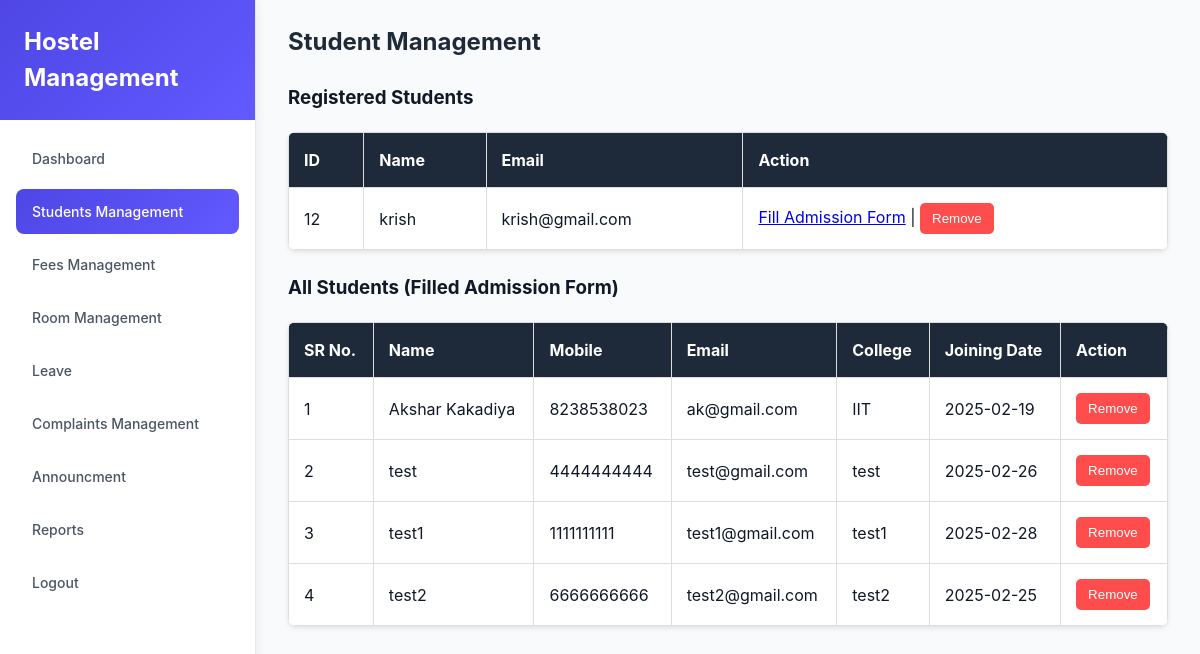
/student.php, run on the app's committed database.
### tables this page shows
CREATE TABLE IF NOT EXISTS `student_log` (
  `id` int NOT NULL AUTO_INCREMENT,
  `name` varchar(100) NOT NULL,
  `email` varchar(100) NOT NULL,
  `password` varchar(255) NOT NULL,
  `guardian_name` varchar(100) NOT NULL,
  `guardian_mobile` varchar(15) NOT NULL,
  `user_mobile` varchar(15) NOT NULL,
  `course` varchar(100) NOT NULL,
  `college_year` varchar(10) NOT NULL,
  `college_name` varchar(100) NOT NULL,
  `birthday` date NOT NULL,
  `age` int NOT NULL,
  `address` text NOT NULL,
  `starting_date` date NOT NULL,
  `room_number` varchar(50) DEFAULT NULL,
  `status` int DEFAULT '0',
  PRIMARY KEY (`id`),
  UNIQUE KEY `email` (`email`)
);

### student.php (the view, shortened to what this page needs)
<?php
$conn = new mysqli('localhost', 'root', '', 'ms');
$registeredStudentsQuery = "SELECT * FROM student_log WHERE status = 0";
$registeredStudentsResult = $conn->query($registeredStudentsQuery);
$sortColumn = isset($_GET['sortColumn']) ? $_GET['sortColumn'] : 'id';
$sortOrder = isset($_GET['sortOrder']) ? $_GET['sortOrder'] : 'ASC';
$allStudentsQuery = "SELECT * FROM student_log WHERE status = 1 ORDER BY $sortColumn $sortOrder";
$allStudentsResult = $conn->query($allStudentsQuery);
?>
<!DOCTYPE html>
<html lang="en">
<head>
</head>
<body>
        <div class="sidebar">
            <div class="sidebar-header">
                <h1>Hostel Management</h1>
            </div>
            <div class="sidebar-nav">
                <a href="dashboard.php" class="nav-item">Dashboard</a>
                <a href="student.php" class="nav-item active">Students Management</a>
                <a href="fees.php " class="nav-item">Fees Management</a>
                <a href="rooms.php" class="nav-item">Room Management</a>
                <a href="leave.php" class="nav-item">Leave</a>
                <a href="complaints.php" class="nav-item">Complaints Management</a>
                <a href="notification.php" class="nav-item">Announcment</a>
                <a href="reports.php" class="nav-item">Reports</a>
                <a href="index.php" class="nav-item">Logout</a>
            </div>
        </div>
    <div class="main-content">
            <div class="dashboard">
                <h2>Student Management</h2>
            </div>
        <div class="content">
            <h3>Registered Students</h3>
            <table>
                <thead>
                <tr>
                    <th>ID</th>
                    <th>Name</th>
                    <th>Email</th>
                    <th>Action</th>
                </tr>
            </thead>
            <tbody>
                <?php
                if ($registeredStudentsResult->num_rows > 0) {
                    while ($row = $registeredStudentsResult->fetch_assoc()) {
                        echo "<tr>
                            <td>{$row['id']}</td>
                            <td>{$row['name']}</td>
                            <td>{$row['email']}</td>
                            <td>
                                <a href='#' onclick='openForm({$row['id']})'>Fill Admission Form</a> |
                                <form method='POST' style='display:inline;'>
                                    <input type='hidden' name='remove_id' value='{$row['id']}'>
                                    <button type='submit' onclick=\"return confirm('Are you sure you want to remove this student?')\">Remove</button>
                                </form>
                            </td>
                        </tr>";
                    }
                } else {
                    echo "<tr><td colspan='4'>No students registered yet.</td></tr>";
                }
                ?>
            </tbody>
            </table>
            <br>
                <h3>All Students (Filled Admission Form)</h3>
        <table>
            <thead>
                <tr>
                    <th>SR No.</th>
                    <th><a href="?sortColumn=name&sortOrder=<?php echo ($sortColumn == 'name' && $sortOrder == 'ASC') ? 'DESC' : 'ASC'; ?>">Name</a></th>
                    <th>Mobile</th>
                    <th>Email</th>
                    <th>College</th>
                    <th><a href="?sortColumn=starting_date&sortOrder=<?php echo ($sortColumn == 'starting_date' && $sortOrder == 'ASC') ? 'DESC' : 'ASC'; ?>">Joining Date</a></th>
                    <th>Action</th>
                </tr>
            </thead>
            <tbody>
                <?php
                $srNo = 1;
                while ($row = $allStudentsResult->fetch_assoc()) {
                    echo "<tr>
                            <td>{$srNo}</td>
                            <td>{$row['name']}</td>
                            <td>{$row['user_mobile']}</td>
                            <td>{$row['email']}</td>
                            <td>{$row['college_name']}</td>
                            <td>{$row['starting_date']}</td>
                            <td>
                                        <form method='POST' style='display:inline;'>
                                            <input type='hidden' name='remove_id' value='{$row['id']}'>
                                            <button type='submit' onclick=\"return confirm('Are you sure you want to remove this student?')\">Remove</button>
                                        </form>
                                    </td>
                        </tr>";
                    $srNo++;
                }
                ?>
            </tbody>
        </table>
    </div>
</div>
</body>
</html>

### student.php (style rules this page uses)
* { margin: 0; padding: 0; box-sizing: border-box; }
body { font-family: -apple-system, BlinkMacSystemFont, "Segoe UI", Roboto, "Helvetica Neue", Arial, sans-serif; background-color: rgb(249, 250, 251); color: rgb(17, 24, 39); line-height: 1.5; }
.sidebar { width: 256px; background-color: white; border-right: 1px solid rgb(229, 231, 235); display: flex; flex-direction: column; position: fixed; top: 0; bottom: 0; box-shadow: 2px 0 10px rgba(0, 0, 0, 0.05); }
.sidebar-header { padding: 1.5rem; background: linear-gradient(135deg, rgb(79, 70, 229), rgb(98, 89, 255)); color: white; }
.sidebar-header h1 { font-size: 1.5rem; font-weight: 700; }
.sidebar-nav { flex: 1; padding: 1rem; }
.nav-item { width: 100%; display: flex; align-items: center; padding: 0.75rem 1rem; margin-bottom: 0.5rem; border-radius: 0.5rem; color: rgb(75, 85, 99); font-size: 0.875rem; font-weight: 500; text-decoration: none; transition: all 0.3s ease; }
.nav-item.active { background: linear-gradient(135deg, rgb(79, 70, 229), rgb(98, 89, 255)); color: white; }
.main-content { flex: 1; padding: 1.5rem 2rem; margin-left: 256px; }
.dashboard h2 { font-size: 1.5rem; font-weight: 700; color: rgb(31, 41, 55); margin-bottom: 1.5rem; }
table { width: 100%; border-collapse: collapse; margin-top: 20px; background-color: white; border-radius: 8px; overflow: hidden; box-shadow: 0 2px 5px rgba(0, 0, 0, 0.1); }
table th, table td { padding: 15px; text-align: left; border: 1px solid #ddd; }
table th { background-color: #1e2a3a; color: white; }
th a { color: white; text-decoration: none; display: block; }
table td form button { padding: 8px 12px; background-color: #ff4d4d; color: white; border: none; border-radius: 5px; cursor: pointer; }

### data on the page
student_log: id "12", name "krish", email "krish@gmail.com"
student_log: name "Akshar Kakadiya", user_mobile "8238538023", email "ak@gmail.com", college_name "IIT", starting_date "2025-02-19"
student_log: name "test", user_mobile "4444444444", email "test@gmail.com", college_name "test", starting_date "2025-02-26"
student_log: name "test1", user_mobile "1111111111", email "test1@gmail.com", college_name "test1", starting_date "2025-02-28"
student_log: name "test2", user_mobile "6666666666", email "test2@gmail.com", college_name "test2", starting_date "2025-02-25"
